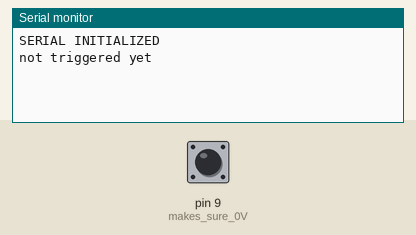
A sketch run on a simulated Arduino Uno, built for the host (arithmetic inside an expression is 32-bit, double 64-bit). Parts: the last lines printed to the serial monitor. The test bench sets the inputs (shaded band); at power-on: pin 9 (makes_sure_0V) LOW.

Above: at 2.2 s.
2.3 s: pin 9 (makes_sure_0V) driven HIGH
At 3.4 s:
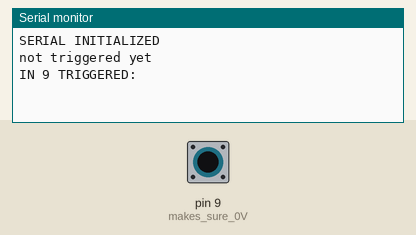
3.8 s: pin 9 (makes_sure_0V) pulsed LOW 2 times (0.12 s each, 0.3 s apart)
At 5.8 s:
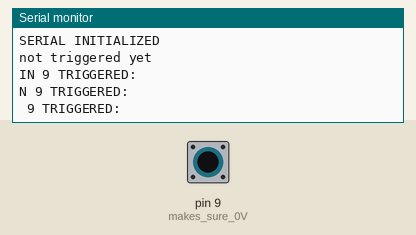
6.4 s: pin 9 (makes_sure_0V) pulsed LOW 5 times (0.12 s each, 0.3 s apart)
At 7.3 s:
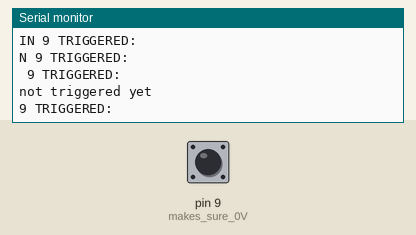

Measured:
- after the input at 2.3 s, the serial monitor: prints a new line at once (image 1)
- after the input at 3.8 s, the serial monitor: prints a new line after 0.12 s (image 2)
- after the input at 6.4 s, the serial monitor: prints a new line after 0.12 s (image 3)

The sketch:

testing.ino
```cpp
#include <Arduino.h>
#include <Wire.h>
#include <Pinouts.h>


int timesTriggered = 0;

void setup() {
  // put your setup code here, to run once:
	pinMode(9, INPUT_PULLDOWN);  // makes sure 0V
	Serial.begin(9600);
	delay(1000);
	Serial.println("SERIAL INITIALIZED");

	attachInterrupt(9, isrTrigger, RISING);

}

void loop() {
  // put your main code here, to run repeatedly:
	Serial.println("not triggered yet");
	delay(5000);
}

void isrTrigger() {
	timesTriggered = timesTriggered + 1;
	Serial.println("PIN 9 TRIGGERED: " + timesTriggered);
	delay(1000);
}
```
